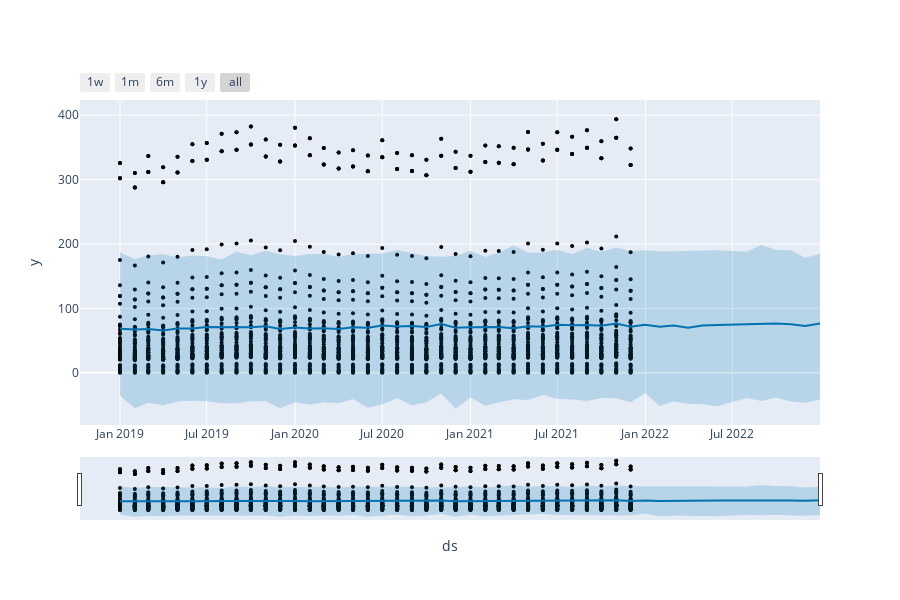

The cell this chart's notebook holds for it:
### Code cell
plot_plotly(m4, predictions4)
